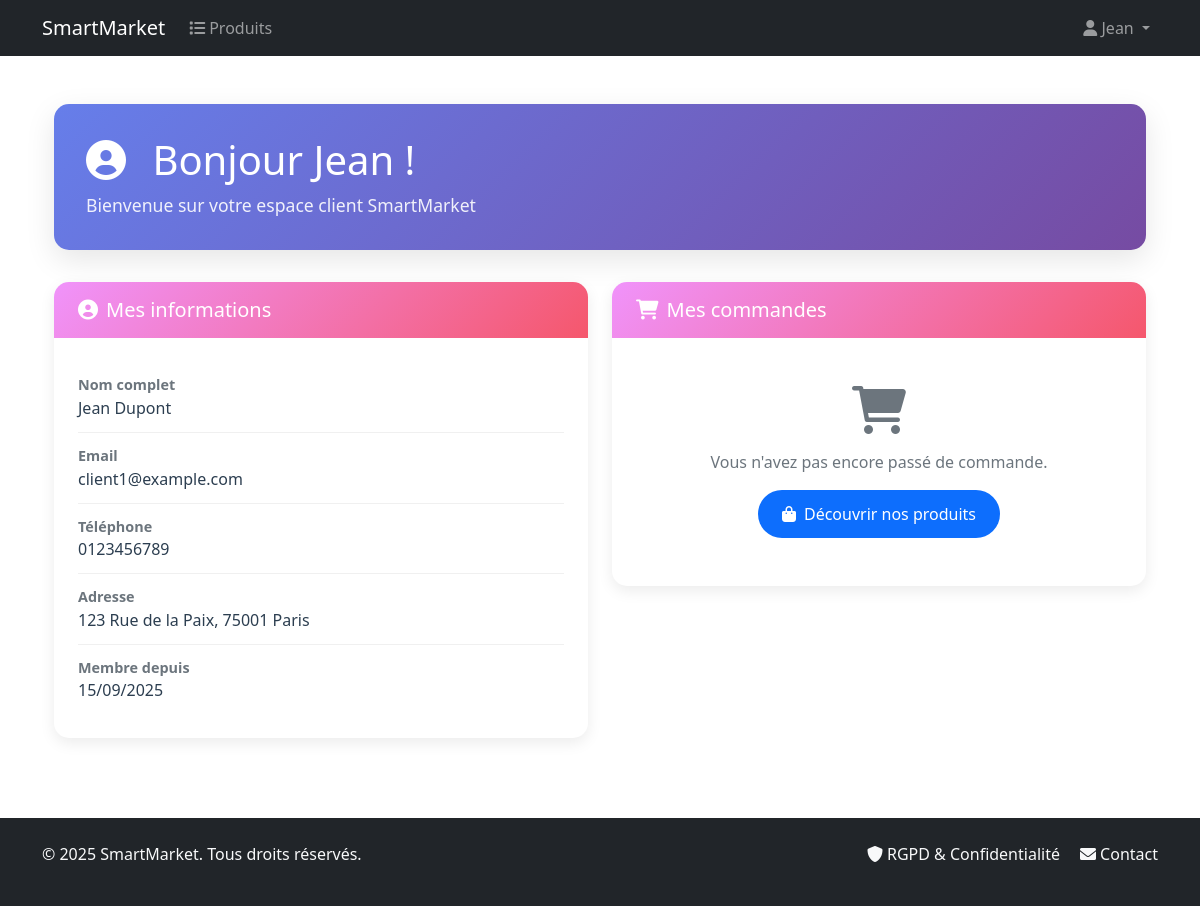
/client/ (signed in), run on the app's committed database.
### catalog/models.py (models this page shows, shortened)
class User(AbstractUser):
    email = models.EmailField(unique=True, verbose_name="Email")
    phone = models.CharField(max_length=20, blank=True, verbose_name="Téléphone")
    address = models.TextField(blank=True, verbose_name="Adresse")
    is_gdpr_consent = models.BooleanField(default=False, verbose_name="Consentement RGPD")
    gdpr_consent_date = models.DateTimeField(null=True, blank=True, verbose_name="Date de consentement RGPD")
    USERNAME_FIELD = 'email'
    REQUIRED_FIELDS = ['username', 'first_name', 'last_name']
    class Meta:
        verbose_name = "Utilisateur"
        verbose_name_plural = "Utilisateurs"

### catalog/views.py (the view)
# urls.py: path("client/", views.ClientDashboardView.as_view(), name="client_dashboard"),
class ClientDashboardView(LoginRequiredMixin, TemplateView):
    template_name = 'catalog/dashboards/client_dashboard.html'
    def dispatch(self, request, *args, **kwargs):
        if not (request.user.is_superuser or request.user.groups.filter(name='client').exists()):
            messages.error(request, 'Accès refusé. Vous devez être client ou admin.')
            return redirect('catalog:product_list')
        return super().dispatch(request, *args, **kwargs)
    def get_context_data(self, **kwargs):
        context = super().get_context_data(**kwargs)
        context['user_orders'] = self.request.user.orders.all()[:5]
        context['categories'] = Category.objects.all()
        return context

### templates/catalog/dashboards/client_dashboard.html (shortened to what this page needs)
{% extends "base.html" %}
{% load static %}
{% block content %}
<div class="container-fluid mt-4">
    <div class="dashboard-header">
        <div class="row align-items-center">
            <div class="col-md-8">
                <h1 class="mb-2">
                    <i class="fas fa-user-circle me-3"></i>
                    Bonjour {{ user.first_name|default:user.username }} !
                </h1>
                <p class="welcome-text">Bienvenue sur votre espace client SmartMarket</p>
            </div>
        </div>
    </div>
    <div class="row mb-4">
        <div class="col-md-6">
            <div class="card info-card">
                <div class="card-header">
                    <h5 class="mb-0">
                        <i class="fas fa-user-circle me-2"></i>Mes informations
                    </h5>
                </div>
                <div class="card-body">
                    <div class="info-item">
                        <div class="info-label">Nom complet</div>
                        <div class="info-value">{{ user.first_name }} {{ user.last_name }}</div>
                    </div>
                    <div class="info-item">
                        <div class="info-label">Email</div>
                        <div class="info-value">{{ user.email }}</div>
                    </div>
                    {% if user.phone %}
                    <div class="info-item">
                        <div class="info-label">Téléphone</div>
                        <div class="info-value">{{ user.phone }}</div>
                    </div>
                    {% endif %}
                    {% if user.address %}
                    <div class="info-item">
                        <div class="info-label">Adresse</div>
                        <div class="info-value">{{ user.address }}</div>
                    </div>
                    {% endif %}
                    <div class="info-item">
                        <div class="info-label">Membre depuis</div>
                        <div class="info-value">{{ user.date_joined|date:"d/m/Y" }}</div>
                    </div>
                </div>
            </div>
        </div>
        <div class="col-md-6">
            <div class="card info-card">
                <div class="card-header">
                    <h5 class="mb-0">
                        <i class="fas fa-shopping-cart me-2"></i>Mes commandes
                    </h5>
                </div>
                <div class="card-body">
                    {% if user_orders %}
                        <p class="text-muted mb-3">Vos dernières commandes :</p>
                        {% for order in user_orders %}
                        <div class="order-item">
                            <div class="d-flex justify-content-between align-items-center mb-2">
                                <span class="fw-bold">Commande #{{ order.id }}</span>
                                <span class="badge bg-primary">{{ order.status }}</span>
                            </div>
                            <div class="d-flex justify-content-between text-muted">
                                <small>{{ order.created_at|date:"d/m/Y H:i" }}</small>
                                <small class="fw-bold">{{ order.total_price }}€</small>
                            </div>
                        </div>
                        {% endfor %}
                        <div class="text-center mt-3">
                            <a href="/admin/catalog/order/?user__id={{ user.id }}" class="btn btn-primary btn-modern">
                                <i class="fas fa-list me-2"></i>Voir toutes mes commandes
                            </a>
                        </div>
                    {% else %}
                        <div class="text-center py-4">
                            <i class="fas fa-shopping-cart fa-3x text-muted mb-3"></i>
                            <p class="text-muted mb-3">Vous n'avez pas encore passé de commande.</p>
                            <a href="{% url 'catalog:product_list' %}" class="btn btn-primary btn-modern">
                                <i class="fas fa-shopping-bag me-2"></i>Découvrir nos produits
                            </a>
                        </div>
                    {% endif %}
                </div>
            </div>
        </div>
    </div>
</div>
{% endblock %}

### templates/base.html (shortened to what this page needs)
<!DOCTYPE html>
<html lang="fr">
<head>
    <link href="https://cdn.jsdelivr.net/npm/bootstrap@5.1.3/dist/css/bootstrap.min.css" rel="stylesheet">
    <link href="https://cdnjs.cloudflare.com/ajax/libs/font-awesome/6.0.0/css/all.min.css" rel="stylesheet">
</head>
<body>
    <nav class="navbar navbar-expand-lg navbar-dark bg-dark">
        <div class="container">
            <a class="navbar-brand" href="{% url 'catalog:product_list' %}">SmartMarket</a>
            <div class="collapse navbar-collapse" id="navbarNav">
                <ul class="navbar-nav me-auto">
                    <li class="nav-item">
                        <a class="nav-link" href="{% url 'catalog:product_list' %}">
                            <i class="fas fa-list me-1"></i>Produits
                        </a>
                    </li>
                </ul>
                <ul class="navbar-nav">
                    {% if user.is_authenticated %}
                        <li class="nav-item dropdown">
                            <a class="nav-link dropdown-toggle" href="#" id="navbarDropdown" role="button" data-bs-toggle="dropdown">
                                <i class="fas fa-user"></i> {{ user.first_name|default:user.username }}
                            </a>
                        </li>
                    {% else %}
                        <li class="nav-item">
                            <a class="nav-link" href="{% url 'catalog:login' %}">
                                <i class="fas fa-sign-in-alt"></i> Connexion
                            </a>
                        </li>
                    {% endif %}
                </ul>
            </div>
        </div>
    </nav>
    <main class="container mt-4">
        {% block content %}
        {% endblock %}
    </main>
    <footer class="bg-dark text-light py-4 mt-auto">
        <div class="container">
            <div class="row">
                <div class="col-md-6 text-center text-md-start">
                    <p>&copy; 2025 SmartMarket. Tous droits réservés.</p>
                </div>
                <div class="col-md-6 text-center text-md-end">
                    <a href="{% url 'catalog:rgpd' %}" class="text-light text-decoration-none me-3">
                        <i class="fas fa-shield-alt me-1"></i>RGPD & Confidentialité
                    </a>
                    <a href="mailto:contact@smartmarket.com" class="text-light text-decoration-none">
                        <i class="fas fa-envelope me-1"></i>Contact
                    </a>
                </div>
            </div>
        </div>
    </footer>
</body>
</html>

### templates/base.html (style rules this page uses)
html, body { height: 100%; margin: 0; padding: 0; }
body { display: flex; flex-direction: column; }
main { flex: 1; padding-bottom: 2rem; }

### templates/catalog/dashboards/client_dashboard.html (style rules this page uses)
.dashboard-header { background: linear-gradient(135deg, #667eea 0%, #764ba2 100%); color: white; border-radius: 15px; padding: 2rem; margin-bottom: 2rem; box-shadow: 0 10px 30px rgba(0,0,0,0.1); }
.info-card { border: none; border-radius: 15px; box-shadow: 0 5px 15px rgba(0,0,0,0.08); transition: transform 0.3s ease; margin-bottom: 1.5rem; }
.info-card .card-header { background: linear-gradient(135deg, #f093fb 0%, #f5576c 100%); color: white; border-radius: 15px 15px 0 0 !important; border: none; padding: 1rem 1.5rem; }
.info-card .card-body { padding: 1.5rem; }
.btn-modern { border-radius: 25px; padding: 0.75rem 1.5rem; font-weight: 500; transition: all 0.3s ease; border: none; }
.info-item { padding: 0.75rem 0; border-bottom: 1px solid #f0f0f0; }
.info-item:last-child { border-bottom: none; }
.info-label { font-weight: 600; color: #6c757d; font-size: 0.9rem; }
.info-value { color: #2c3e50; font-weight: 500; }
.welcome-text { font-size: 1.1rem; opacity: 0.9; margin-bottom: 0; }

### data on the page
User: first_name "Jean", last_name "Dupont", email "client1@example.com", phone "0123456789", address "123 Rue de la Paix, 75001 Paris", date_joined "15/09/2025"
